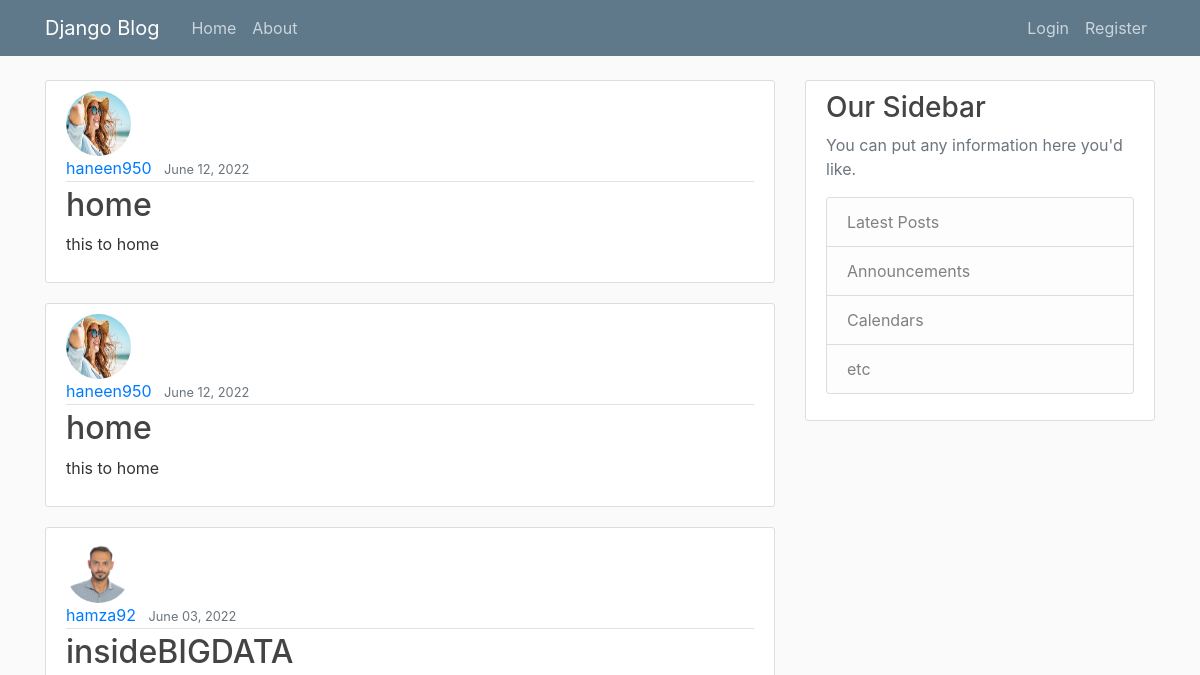
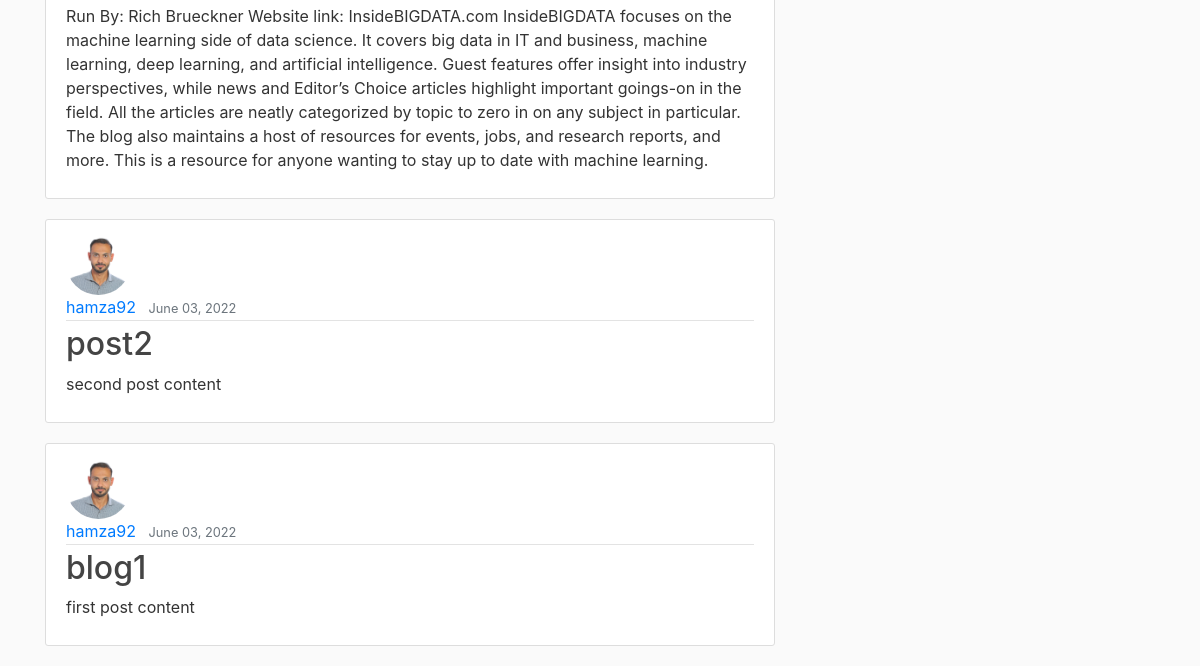
Before: / with the older database file (2 pictures, top to bottom).
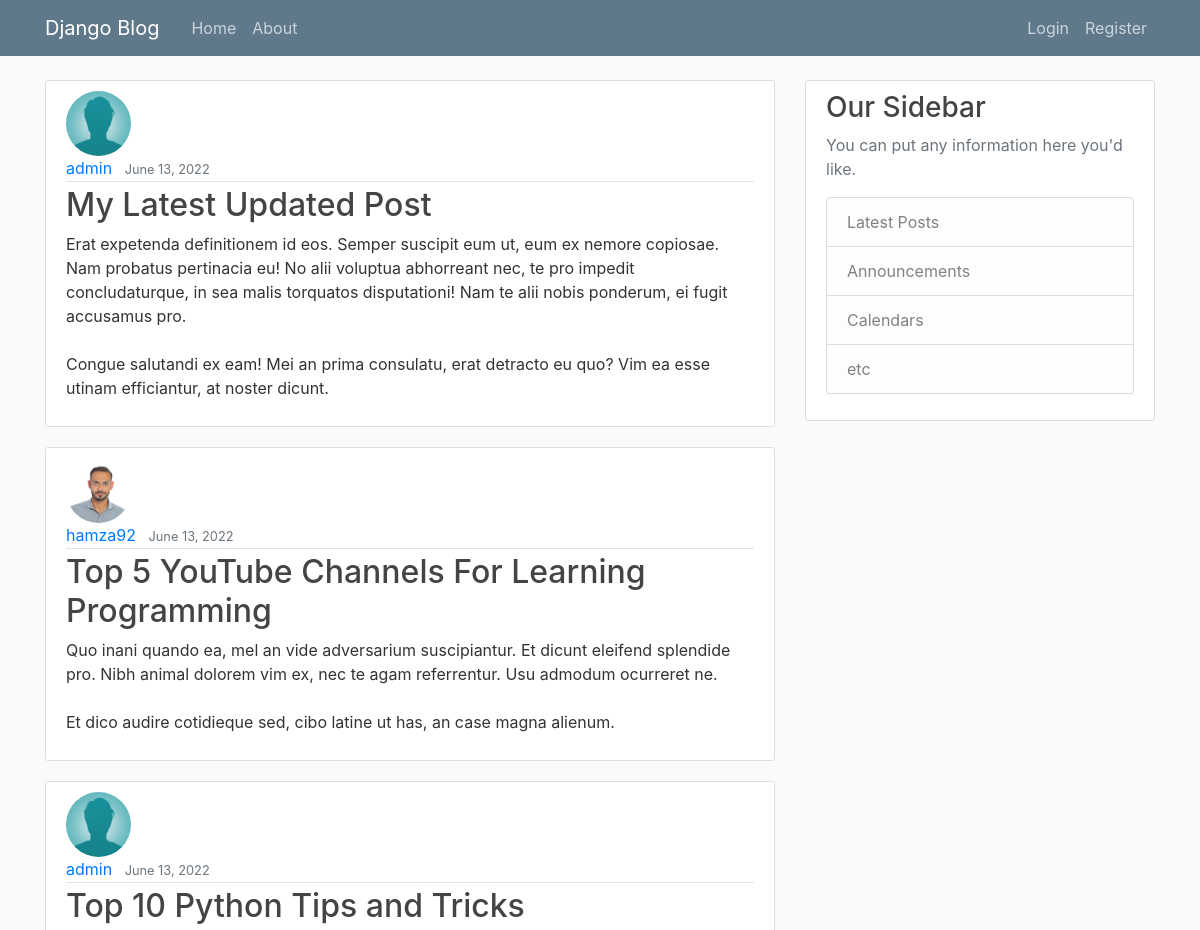
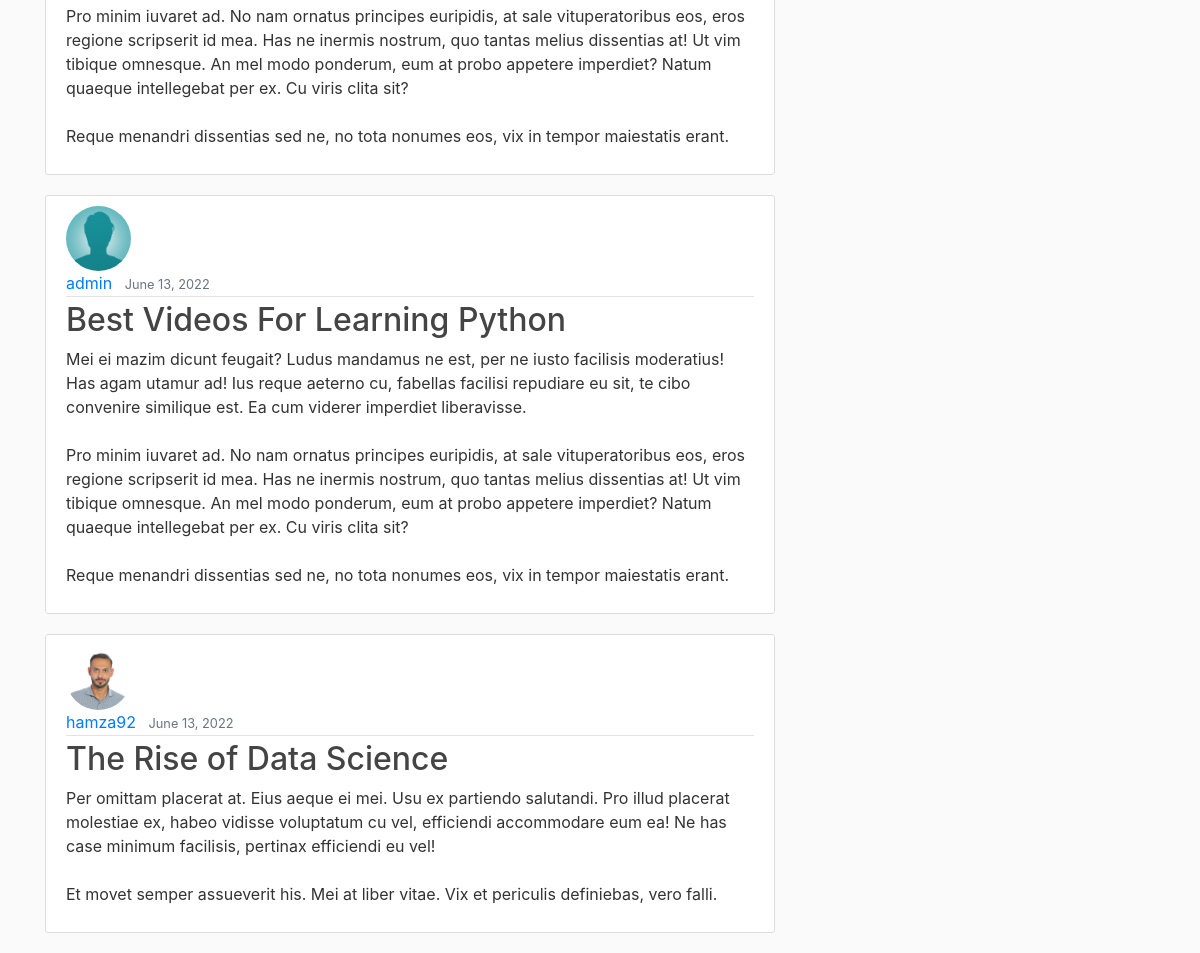
After: the same page with the newer database file (2 pictures, top to bottom).
### blog/models.py (models this page shows, shortened)
class Post(models.Model):
    title = models.CharField(max_length=100)
    content = models.TextField()
    data_posted = models.DateTimeField(default=timezone.now)
    author_id = models.ForeignKey(User, on_delete=models.CASCADE)
    class Meta:
        ordering = ['-data_posted']

### users/models.py (models this page shows, shortened)
class Profile(models.Model):
    user = models.OneToOneField(User, on_delete=models.CASCADE)
    image = models.ImageField(default='default.jpg', upload_to='profile_pics')

### blog/views.py (the view)
# urls.py: path('', PostListView.as_view(), name='blog-home'),
class PostListView(ListView):
    model = Post
    template_name = "blog/home.html"
    context_object_name = 'posts'
    paginate_by = 5

### blog/templates/blog/home.html
{% extends "blog/base.html" %}
{% block content %}
    {% for post in posts %}
        <article class="media content-section">
            <div class="media-body">
                <img class="rounded-circle article-img" src="{{ post.author_id.profile.image.url }}">
                <div class="article-metadata">
                    <a class="mr-2" href="#">{{ post.author_id }}</a>
                    <small class="text-muted">{{ post.data_posted|date:"F d, Y" }}</small>
                </div>
                <h2><a class="article-title" href="{% url 'post-detail' post.id %}">{{ post.title }}</a></h2>
                <p class="article-content">{{ post.content }}</p>
            </div>
        </article>
    {% endfor %}
{% endblock content %}

Changed rows visible on the page:
no longer on this page (row unchanged): Post: author_id.profile.image (picture), author_id "haneen950", data_posted "June 12, 2022", title "home", content "this to home"
no longer on this page (row unchanged): Post: author_id.profile.image (picture), author_id "haneen950", data_posted "June 12, 2022", title "home", content "this to home"
no longer on this page (row unchanged): Post: author_id.profile.image (picture), author_id "hamza92", data_posted "June 03, 2022", title "insideBIGDATA", content "Run By: Rich Brueckner Website link: InsideBIGDATA.com InsideBIGDATA focuses on the machine learning side of data science. It covers big data in IT and business, machine learning, deep learning, and artificial intelligence. Guest features offer insight into industry perspectives, while news and Editor’s Choice articles highlight important goings-on in the field. All the articles are neatly categorized by topic to zero in on any subject in particular. The blog also maintains a host of resources for events, jobs, and research reports, and more. This is a resource for anyone wanting to stay up to date with machine learning."
no longer on this page (row unchanged): Post: author_id.profile.image (picture), author_id "hamza92", data_posted "June 03, 2022", title "post2", content "second post content"
no longer on this page (row unchanged): Post: author_id.profile.image (picture), author_id "hamza92", data_posted "June 03, 2022", title "blog1", content "first post content"
added Post: author_id.profile.image (placeholder picture), author_id "admin", data_posted "June 13, 2022", title "My Latest Updated Post", content "Erat expetenda definitionem id eos. Semper suscipit eum ut, eum ex nemore copiosae. Nam probatus pertinacia eu! No alii voluptua abhorreant nec, te pro impedit concludaturque, in sea malis torquatos disputationi! Nam te alii nobis ponderum, ei fugit accusamus pro. Congue salutandi ex eam! Mei an prima consulatu, erat detracto eu quo? Vim ea esse utinam efficiantur, at noster dicunt."
added Post: author_id.profile.image (picture), author_id "hamza92", data_posted "June 13, 2022", title "Top 5 YouTube Channels For Learning Programming", content "Quo inani quando ea, mel an vide adversarium suscipiantur. Et dicunt eleifend splendide pro. Nibh animal dolorem vim ex, nec te agam referrentur. Usu admodum ocurreret ne. Et dico audire cotidieque sed, cibo latine ut has, an case magna alienum."
added Post: author_id.profile.image (placeholder picture), author_id "admin", data_posted "June 13, 2022", title "Top 10 Python Tips and Tricks", content "Pro minim iuvaret ad. No nam ornatus principes euripidis, at sale vituperatoribus eos, eros regione scripserit id mea. Has ne inermis nostrum, quo tantas melius dissentias at! Ut vim tibique omnesque. An mel modo ponderum, eum at probo appetere imperdiet? Natum quaeque intellegebat per ex. Cu viris clita sit? Reque menandri dissentias sed ne, no tota nonumes eos, vix in tempor maiestatis erant."
added Post: author_id.profile.image (placeholder picture), author_id "admin", data_posted "June 13, 2022", title "Best Videos For Learning Python", content "Mei ei mazim dicunt feugait? Ludus mandamus ne est, per ne iusto facilisis moderatius! Has agam utamur ad! Ius reque aeterno cu, fabellas facilisi repudiare eu sit, te cibo convenire similique est. Ea cum viderer imperdiet liberavisse. Pro minim iuvaret ad. No nam ornatus principes euripidis, at sale vituperatoribus eos, eros regione scripserit id mea. Has ne inermis nostrum, quo tantas melius dissentias at! Ut vim tibique omnesque. An mel modo ponderum, eum at probo appetere imperdiet? Natum quaeque intellegebat per ex. Cu viris clita sit? Reque menandri dissentias sed ne, no tota nonumes eos, vix in tempor maiestatis erant."
added Post: author_id.profile.image (picture), author_id "hamza92", data_posted "June 13, 2022", title "The Rise of Data Science", content "Per omittam placerat at. Eius aeque ei mei. Usu ex partiendo salutandi. Pro illud placerat molestiae ex, habeo vidisse voluptatum cu vel, efficiendi accommodare eum ea! Ne has case minimum facilisis, pertinax efficiendi eu vel! Et movet semper assueverit his. Mei at liber vitae. Vix et periculis definiebas, vero falli."
